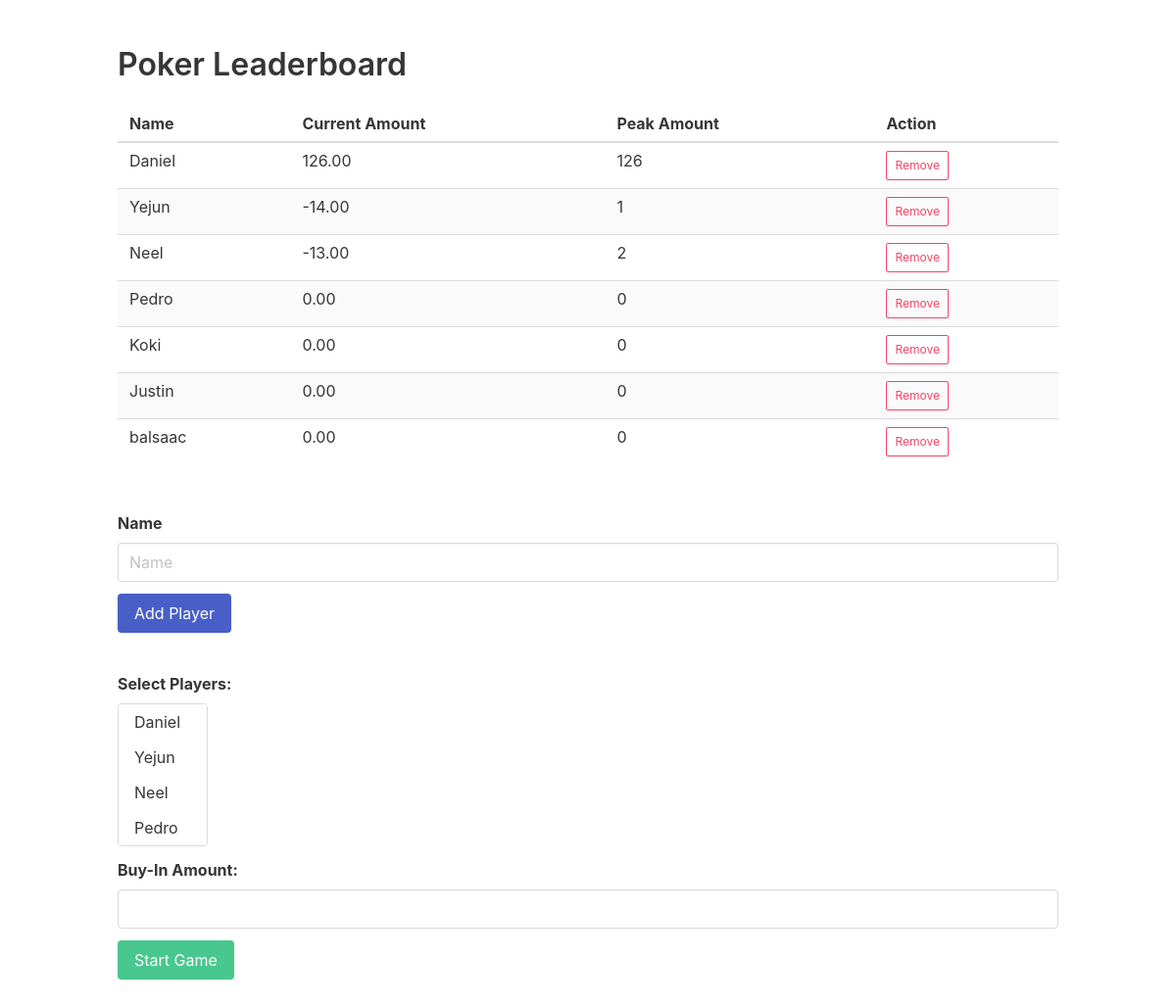
The page /leaderboard/ on the database as committed earlier.
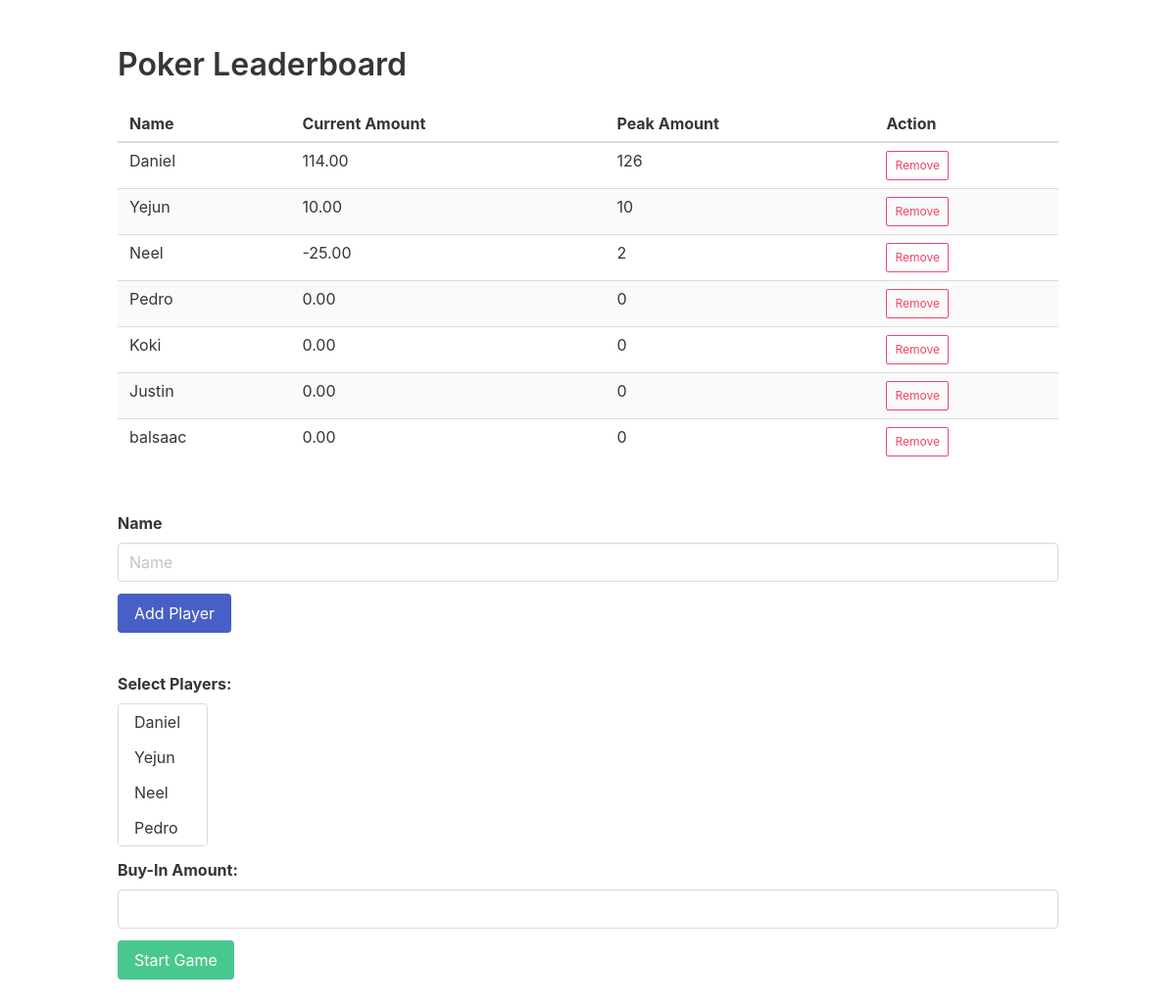
The same page on the database as committed later.
### leaderboard/models.py (models this page shows, shortened)
class Player(models.Model):
    name = models.CharField(max_length=100)
    current_amount = models.DecimalField(max_digits=15, decimal_places=2,default=0)
    peak_amount = models.PositiveIntegerField(default=0)

### leaderboard/views.py (the view)
# urls.py: path('', views.leaderboard_view, name='leaderboard'),
def leaderboard_view(request):
    players = Player.objects.all()
    return render(request, 'leaderboard.html', {'players': players})

### leaderboard/templates/leaderboard.html (shortened to what this page needs)
{% load static %}
<html>
<head>
  <link rel="stylesheet" href="https://cdnjs.cloudflare.com/ajax/libs/bulma/0.9.1/css/bulma.min.css">
  <link rel="stylesheet" href="{% static '/style.css/' %}">
</head>
<section class="section">
  <div class="container">
    <h1 class="title">Poker Leaderboard</h1>
    <table class="table is-striped is-hoverable is-fullwidth">
      <thead>
      <tr>
        <th>Name</th>
        <th>Current Amount</th>
        <th>Peak Amount</th>
        <th>Action</th>
      </tr>
      </thead>
      <tbody>
      {% for player in players %}
      <tr>
        <td>{{ player.name }}</td>
        <td>{{ player.current_amount }}</td>
        <td>{{ player.peak_amount }}</td>
        <td>
          <div class="buttons">
            <button class="button is-danger is-small is-outlined remove-button" data-id="{{ player.id }}">Remove</button>
          </div>
        </td>
      </tr>
      {% endfor %}
      </tbody>
    </table>
    <br>
    <form class="form" id="add-form">
      <div class="field">
        <label class="label" for="name-input">Name</label>
        <div class="control">
          <input class="input" type="text" id="name-input" placeholder="Name">
        </div>
      </div>
      <div class="field">
        <div class="control">
          <button class="button is-link" type="submit">Add Player</button>
        </div>
      </div>
    </form>
    <br>
   <form class="form" action="{% url 'start_game' %}" method="post">
  <div class="field">
    <label class="label">Select Players:</label>
    <div class="control">
      <div class="select is-multiple">
        <select multiple name="players">
          {% for player in players %}
          <option class="player-option" value="{{ player.id }}">{{ player.name }}</option>
          {% endfor %}
        </select>
      </div>
    </div>
  </div>
  <div class="field">
    <label class="label" for="buy-in">Buy-In Amount:</label>
    <div class="control">
      <input class="input" id="buy-in" name="buy-in" type="number">
    </div>
  </div>
  <div class="field">
    <div class="control">
      <button class="button is-success" type="submit">Start Game</button>
    </div>
  </div>
</form>
    </div>
  </section>
</body>
</html>

Rows that differ between the two databases and show on the page:
changed Player "Daniel": current_amount "126.00" → "114.00"
changed Player "Yejun": current_amount "-14.00" → "10.00"; peak_amount "1" → "10"
changed Player "Neel": current_amount "-13.00" → "-25.00"
